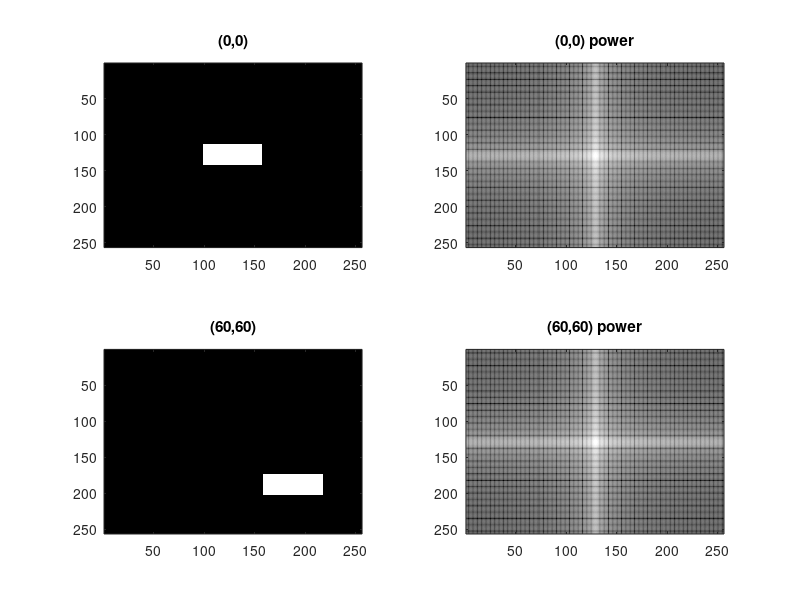

The MATLAB source for this figure:

clear;
close all;

height = 256;
width = 256;

img00 = zeros(height,width);
img6060 = zeros(height,width);

centerH = height/2;
centerW = width/2;

for y = 1:height
    for x = 1:width
        if(y > centerH-15 && y < centerH+15 && x > centerW - 30 && x < centerW + 30)
            img00(y,x) = 1;
        end
        
        if(y > centerH-15+60 && y < centerH+15+60 && x > centerW - 30+60 && x < centerW + 30+60)
                img6060(y,x) = 1;
        end
    end
end


%img -> freq
img00Freq = fft2(img00);
img6060Freq = fft2(img6060);

shifted00 = fftshift(img00Freq);
shifted6060 = fftshift(img6060Freq);

%get power
img00Power = abs(shifted00).^2;
img6060power = abs(shifted6060).^2;

%{
figure;
colormap(gray);
imagesc(img00);

figure;
colormap(gray);
imagesc(img6060);

figure;
colormap(gray);
imagesc(log(img00Power));

figure;
colormap(gray);
imagesc(log(img6060power));
%}

figure;
subplot(2,2,1);
colormap(gray);
imagesc(img00);
title('(0,0)');

subplot(2,2,2);
colormap(gray);
imagesc(log(img00Power));
title('(0,0) power');

subplot(2,2,3);
colormap(gray);
imagesc(img6060);
title('(60,60)');

subplot(2,2,4);
colormap(gray);
imagesc(log(img6060power));
title('(60,60) power');

%パワースペクトルは見た目が同じ
%->パワースペクトルには振幅と周波数を表す. 画像は長方形の位置が違う(位相)
%パワースペクトルには位相の情報は残っていないので(複素数値に位相の情報がある)
%2つのパワースペクトルの画像の違いは位相
